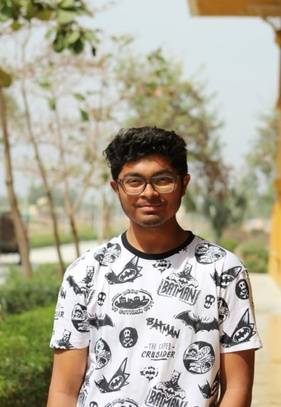
#> input picture Face-Detection/mypic.jpg, 281 x 407 px, shrunk from 540 x 782 before the run
$ jupyter execute Face_Detection_Using_HaarCascade.ipynb
#> lines starting #> are read from the running program, lines starting #| are printed output that depends on the picture
[cell 1]
import cv2
from google.colab.patches import cv2_imshow

[cell 2]
img = cv2.imread('./mypic.jpg')
#> img is the input picture: shape (407, 281, 3); mean B, G, R 148.6, 167.9, 173.2

[cell 3]
gray = cv2.cvtColor(img, cv2.COLOR_BGR2GRAY)
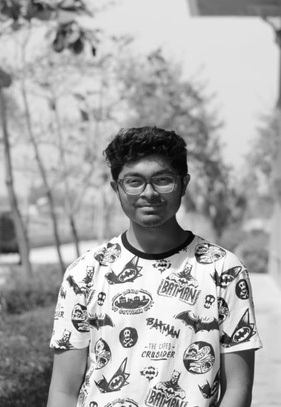
#> gray: shape (407, 281); min 1, max 255, mean 167.3
# cv2_imshow(gray)
